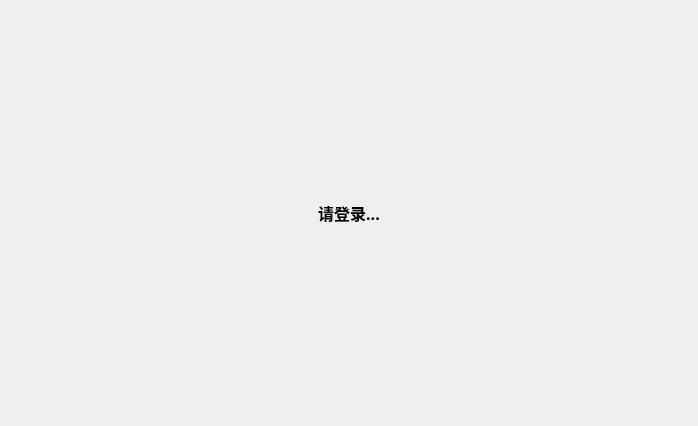
<?xml version="1.0" encoding="UTF-8"?>
<ui version="4.0">
 <class>Statusbar</class>
 <widget class="QWidget" name="Statusbar">
  <property name="geometry">
   <rect>
    <x>0</x>
    <y>0</y>
    <width>698</width>
    <height>426</height>
   </rect>
  </property>
  <property name="windowTitle">
   <string>Form</string>
  </property>
  <layout class="QGridLayout" name="gridLayout">
   <item row="0" column="0">
    <widget class="QLabel" name="label">
     <property name="minimumSize">
      <size>
       <width>0</width>
       <height>50</height>
      </size>
     </property>
     <property name="maximumSize">
      <size>
       <width>16777215</width>
       <height>50</height>
      </size>
     </property>
     <property name="font">
      <font>
       <family>微软雅黑</family>
       <pointsize>12</pointsize>
       <weight>75</weight>
       <bold>true</bold>
      </font>
     </property>
     <property name="text">
      <string>请登录...</string>
     </property>
     <property name="alignment">
      <set>Qt::AlignCenter</set>
     </property>
    </widget>
   </item>
  </layout>
 </widget>
 <resources/>
 <connections/>
</ui>
